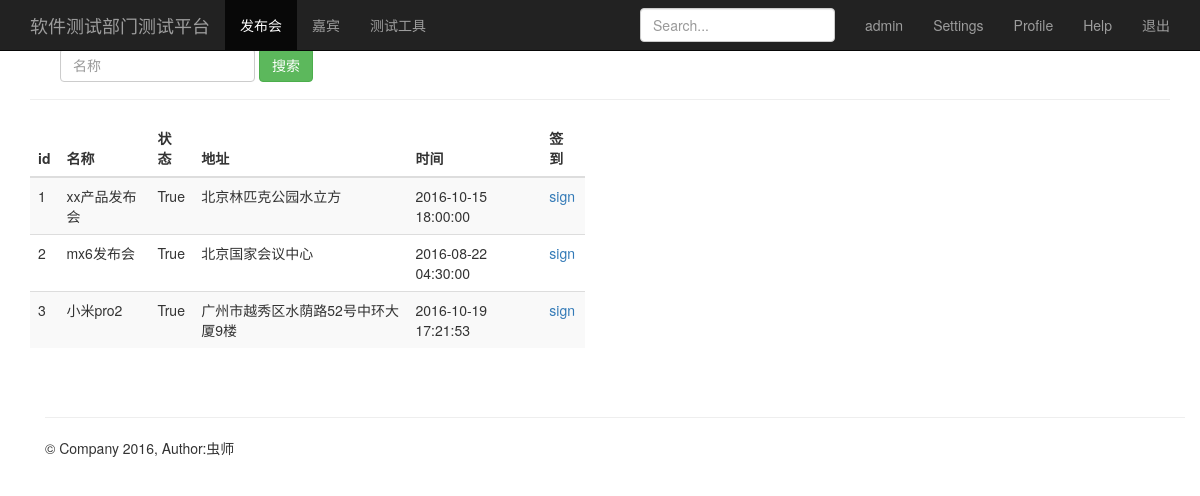
The page /event_manage/ (signed in) on the database its author committed.
### sign/models.py (models this page shows, shortened)
class Event(models.Model):
    name = models.CharField('发布会名称',max_length=100)            # 发布会标题
    limit = models.IntegerField('容纳用户数')                      # 限制人数
    status = models.BooleanField('状态')                     # 状态
    address = models.CharField('地址',max_length=200)         # 地址
    start_time = models.DateTimeField('发布会时间')   # 发布会时间events time
    create_time = models.DateTimeField(auto_now=True)  # 创建时间（自动获取当前时间）

### sign/views.py (the view)
# urls.py: url(r'^event_manage/$', views.event_manage),
@login_required
def event_manage(request):
    event_list = Event.objects.all()
    username = request.session.get('username', '')
    return render(request, "event_manage.html", {"user": username,"events":event_list})

### sign/templates/event_manage.html
{% extends "base.html" %}
{% block content %}
    <nav class="navbar navbar-inverse navbar-fixed-top">
      <div class="container">
        <div class="navbar-header">
          <a class="navbar-brand" href="/event_manage/">软件测试部门测试平台</a>
        </div>
        <div id="navbar" class="collapse navbar-collapse">
          <ul class="nav navbar-nav">
            <li class="active"><a href="#">发布会</a></li>
            <li><a href="/guest_manage/">嘉宾</a></li>
            <li><a href="/TestTools/">测试工具</a> </li>
          </ul>
          <ul class="nav navbar-nav navbar-right">
           <li><a href="#">{{user}}</a></li>
           <li><a href="http://v3.bootcss.com/examples/dashboard/#">Settings</a></li>
            <li><a href="http://v3.bootcss.com/examples/dashboard/#">Profile</a></li>
            <li><a href="http://v3.bootcss.com/examples/dashboard/#">Help</a></li>
            <li><a href="/logout/">退出</a></li>
         </ul>
          <form class="navbar-form navbar-right">
            <input type="text" class="form-control" placeholder="Search...">
          </form>
        </div>
      </div>
    </nav>
    <div class="container theme-showcase" role="main">
      <div class="page-header">
        <div id="navbar" class="navbar-collapse collapse">
          <form class="navbar-form" method="get" action="/sreach_name/">
            <div class="form-group">
              <input name="name" type="text" placeholder="名称" class="form-control">
            </div>
            <button type="submit" class="btn btn-success">搜索</button>
          </form>
        </div>
      </div>
      <div class="row">
        <div class="col-md-6">
          <table class="table table-striped">
            <thead>
              <tr>
                <th>id</th>
                <th>名称</th>
                <th>状态</th>
                <th>地址</th>
                <th>时间</th>
                <th>签到</th>
              </tr>
            </thead>
            <tbody>
              {% for event in events %}
                <tr>
                  <td>{{ event.id }}</td>
                  <td>{{ event.name }}</td>
                  <td>{{ event.status }}</td>
                  <td>{{ event.address }}</td>
                  <td>{{ event.start_time }}</td>
                  <td><a href="/sign_index/{{ event.id }}/"  target="{{ event.id }}_black">sign</a></td>
                </tr>
             {% endfor %}
            </tbody>
          </table>
        </div>
      </div>
{% endblock %}

### rows shown on the page
Event: id "1", name "xx产品发布会", status "True", address "北京林匹克公园水立方", start_time "2016-10-15 18:00:00"
Event: id "2", name "mx6发布会", status "True", address "北京国家会议中心", start_time "2016-08-22 04:30:00"
Event: id "3", name "小米pro2", status "True", address "广州市越秀区水荫路52号中环大厦9楼", start_time "2016-10-19 17:21:53"

### other values the page prints
{{ user }} "admin"
